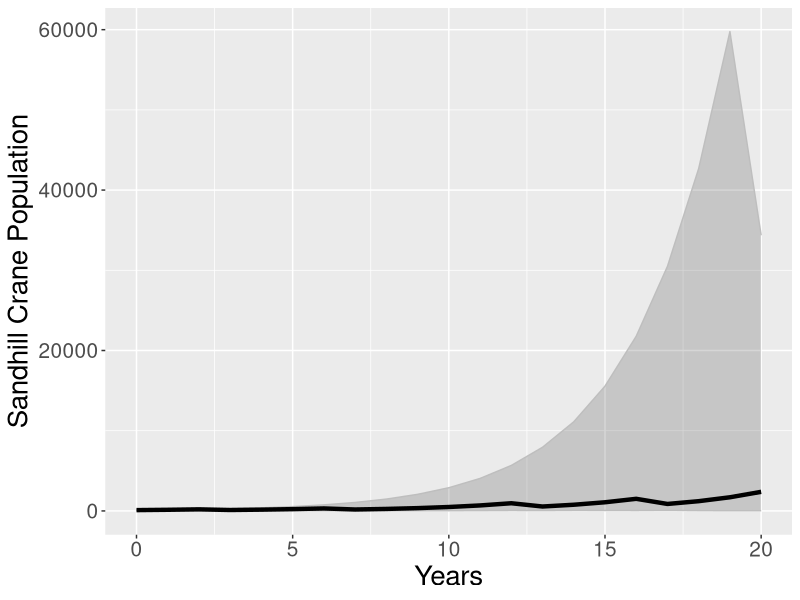

Here is the R script that generated this plot:
### Author: JMZ, modified from Logan and Wolesesnky "Mathematical Methods in Biology"
### Purpose: Create a sandhill crane model of discrete dynamics x(t+1)=r*x(t), as detailed on page 311
### r = 1+b-d, where b is the birth rate, d is the death rate.
### b and d are drawn from normally distributed random variables.

### Changeable parameters
s0 = 100;  ### Initial population of sandhill cranes
floodRate = 5/25;

### Fixed parameters
numberYears=20;  	### Number of years we run our simulation
years = 0:numberYears
nSimulations = 100

### Set up vector of results
sandhills=array(0,dim=c(length(years),nSimulations));
sandhills[1,]=s0;  # Set the first index equal to the initial amount

### Loop through the each years and simulation, varying the birth and death rate
for (j in 1:nSimulations) {
  for (i in 2:length(years)) {
    if (runif(1)< floodRate) {r=0.575}   # Catastrophic years the net growth rate is lowered
    else {r=1.4}   # Normal years the net growth rate is 1.4
    sandhills[i,j]=r*sandhills[i-1,j];  ### Update current year from last years population x[t]=r*x[t], r = 1-b-d
    
    
  }
}

### Now loop through and do 
quantVals = c(0.025,0.5,0.975);  # The CI we want to utilize
# Now loop through everything
outCI=array(dim = c(length(quantVals),length(years)));

for (i in 1:length(years)) {
  outCI[,i] = quantile(sandhills[i,],quantVals);
  
}




###






#### Make a plot of the solution
# Plot your results
library(ggplot2)

data=data.frame(years=years,
                F =outCI[2,],
                L =outCI[1,],
                U =outCI[3,])
### Ensemble plot
sandhillPlot=ggplot(data,aes(x=years,y=F)) +
  geom_ribbon(aes(ymin=L,ymax=U),alpha=0.2,colour='grey') +
  geom_line(size=1.5) +
  theme(plot.title = element_text(size=20),
        axis.title.x=element_text(size=20),
        axis.text.x=element_text(size=15),
        axis.text.y=element_text(size=15),
        axis.title.y=element_text(size=20)) +
  labs(x = "Years",y = "Sandhill Crane Population")

print(sandhillPlot)


